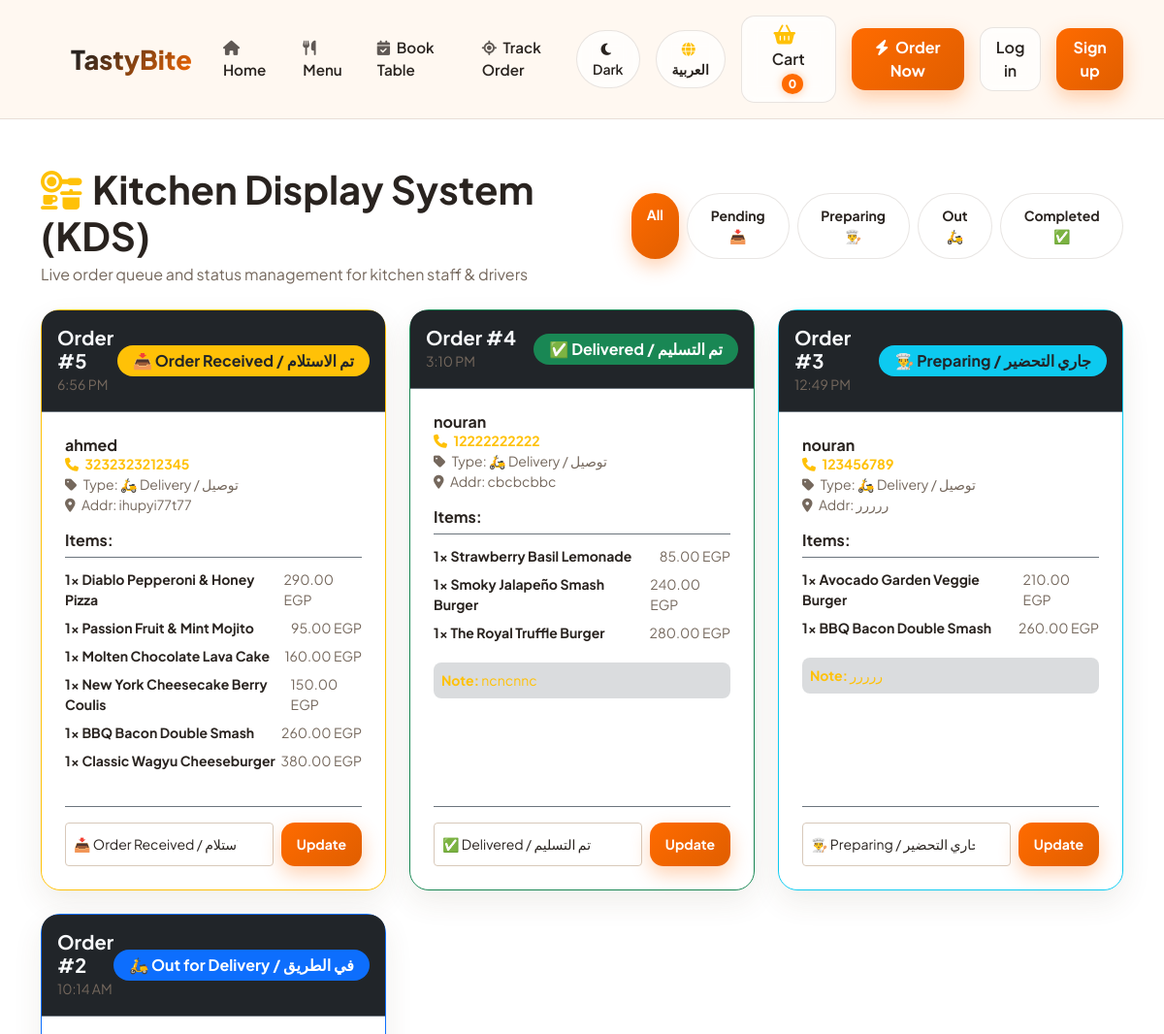
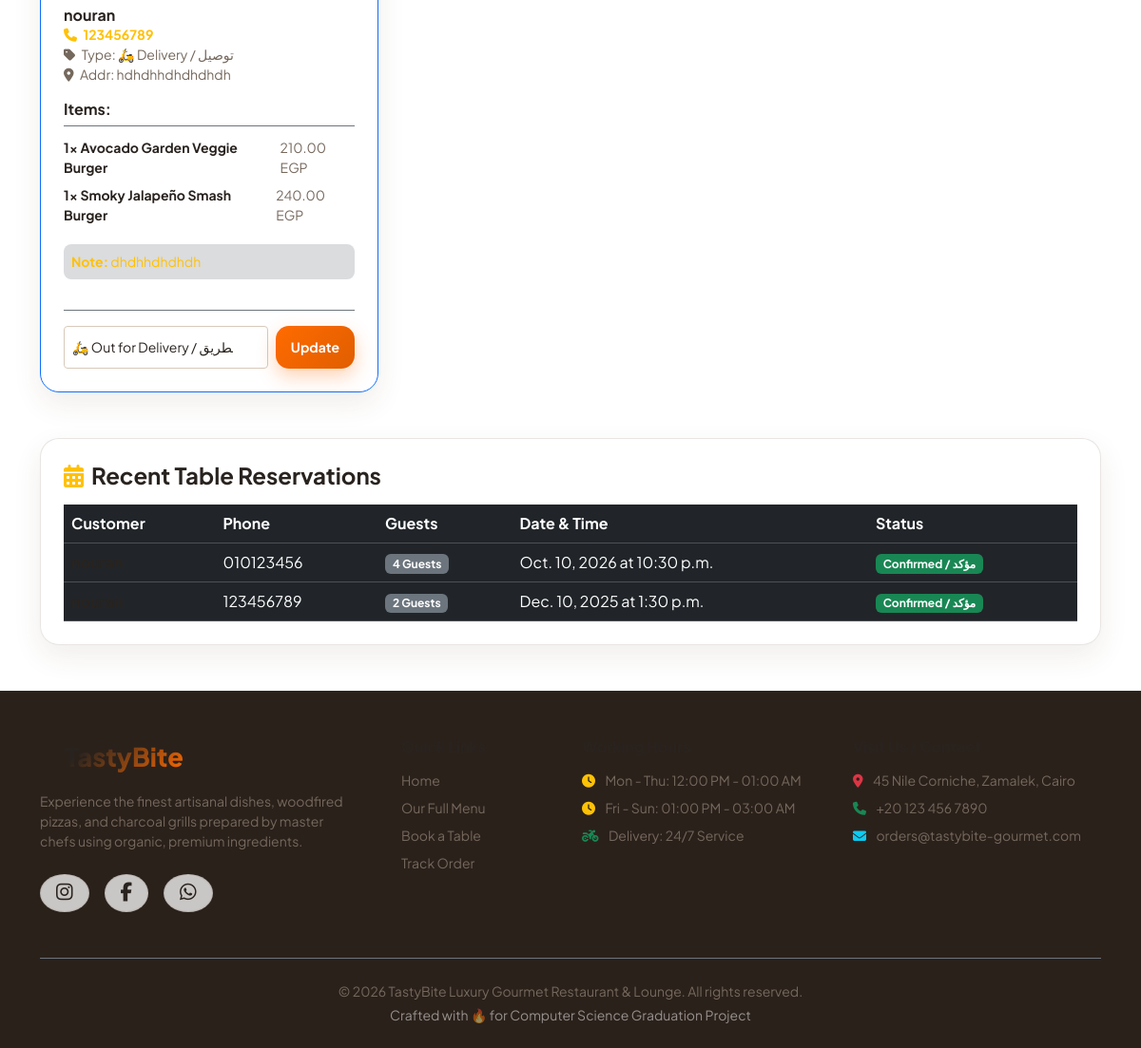
Screenshot of /kitchen-dashboard/ with the database file from the repository (2 pictures, top to bottom).
### restaurant/models.py (models this page shows, shortened)
class Order(models.Model):
    ORDER_TYPE_CHOICES = (
        ('DELIVERY', '🛵 Delivery / توصيل'),
        ('DINE_IN', '🍽️ Dine-In / داخل المطعم'),
        ('TAKEAWAY', '🛍️ Takeaway / استلام'),
    )
    STATUS_CHOICES = (
        ('PENDING', '📥 Order Received / تم الاستلام'),
        ('PREPARING', '👨‍🍳 Preparing / جاري التحضير'),
        ('OUT_FOR_DELIVERY', '🛵 Out for Delivery / في الطريق'),
        ('DELIVERED', '✅ Delivered / تم التسليم'),
        ('CANCELLED', '❌ Cancelled / ملغي'),
    )
    PAYMENT_CHOICES = (
        ('CASH', '💵 Cash on Delivery / كاش'),
        ('CARD', '💳 Credit Card / كارت'),
        ('VODAFONE', '📱 Vodafone Cash / فودافون كاش'),
    )
    user = models.ForeignKey(settings.AUTH_USER_MODEL, on_delete=models.SET_NULL, null=True, blank=True, related_name='orders')
    customer_name = models.CharField(max_length=150)
    phone = models.CharField(max_length=20)
    address = models.TextField(blank=True, null=True)
    order_type = models.CharField(max_length=20, choices=ORDER_TYPE_CHOICES, default='DELIVERY')
    table_number = models.CharField(max_length=20, blank=True, null=True)
    special_instructions = models.TextField(blank=True, null=True)
    payment_method = models.CharField(max_length=20, choices=PAYMENT_CHOICES, default='CASH')
    total_price = models.DecimalField(max_digits=10, decimal_places=2)
    status = models.CharField(max_length=20, choices=STATUS_CHOICES, default='PENDING')
    created_at = models.DateTimeField(auto_now_add=True)
    is_completed = models.BooleanField(default=False)
    points_awarded = models.BooleanField(default=False)
    class Meta:
        ordering = ['-created_at']

class OrderItem(models.Model):
    order = models.ForeignKey(Order, on_delete=models.CASCADE, related_name='items')
    menu_item = models.ForeignKey(MenuItem, on_delete=models.CASCADE)
    quantity = models.PositiveIntegerField(default=1)
    price = models.DecimalField(max_digits=8, decimal_places=2)
    notes = models.CharField(max_length=255, blank=True, null=True)

class MenuItem(models.Model):
    category = models.ForeignKey(Category, on_delete=models.CASCADE, related_name='items')
    name = models.CharField(max_length=200)
    name_ar = models.CharField(max_length=200, blank=True, null=True)
    description = models.TextField()
    description_ar = models.TextField(blank=True, null=True)
    price = models.DecimalField(max_digits=8, decimal_places=2)
    image = models.URLField(max_length=500, blank=True, null=True, help_text="Image URL (used if no uploaded image is provided)")
    image_upload = models.ImageField(upload_to='menu_items/', blank=True, null=True, help_text="Upload a dish photo from your device")
    rating = models.DecimalField(max_digits=3, decimal_places=1, default=5.0)
    is_popular = models.BooleanField(default=False)
    is_spicy = models.BooleanField(default=False)
    is_vegetarian = models.BooleanField(default=False)
    calories = models.PositiveIntegerField(default=450)
    prep_time_mins = models.PositiveIntegerField(default=20)
    created_at = models.DateTimeField(auto_now_add=True, null=True)

class Reservation(models.Model):
    STATUS_CHOICES = (
        ('CONFIRMED', 'Confirmed / مؤكد'),
        ('PENDING', 'Pending / قيد الانتظار'),
        ('CANCELLED', 'Cancelled / ملغي'),
    )
    customer_name = models.CharField(max_length=150)
    phone = models.CharField(max_length=20)
    email = models.EmailField(blank=True, null=True)
    guests_count = models.PositiveIntegerField(default=2)
    reservation_date = models.DateField()
    reservation_time = models.TimeField()
    special_requests = models.TextField(blank=True, null=True)
    status = models.CharField(max_length=20, choices=STATUS_CHOICES, default='CONFIRMED')
    created_at = models.DateTimeField(auto_now_add=True)
    class Meta:
        ordering = ['-reservation_date', '-reservation_time']

### restaurant/views.py (the view)
# urls.py: path('kitchen-dashboard/', views.kitchen_dashboard_view, name='kitchen_dashboard'),
def kitchen_dashboard_view(request):
    orders = Order.objects.prefetch_related('items__menu_item').all().order_by('-created_at')
    reservations = Reservation.objects.all().order_by('-created_at')[:10]
    status_filter = request.GET.get('status', 'ALL')
    if status_filter != 'ALL':
        orders = orders.filter(status=status_filter)
    context = {
        'orders': orders,
        'reservations': reservations,
        'selected_status': status_filter,
        'status_choices': Order.STATUS_CHOICES,
    }
    return render(request, 'restaurant/kitchen_dashboard.html', context)

### restaurant/templates/restaurant/kitchen_dashboard.html (shortened to what this page needs)
{% extends 'restaurant/base.html' %}
{% block content %}
<div class="py-4">
    <div class="d-flex justify-content-between align-items-center mb-4">
        <div>
            <h1 class="fw-bold text-white mb-1"><i class="fa-solid fa-kitchen-set text-warning me-2"></i>Kitchen Display System (KDS)</h1>
            <p class="text-muted m-0">Live order queue and status management for kitchen staff & drivers</p>
        </div>
        <div class="d-flex gap-2">
            <a href="{% url 'kitchen_dashboard' %}?status=ALL" class="btn btn-sm rounded-pill px-3 fw-bold {% if selected_status == 'ALL' %}btn-amber{% else %}btn-glass{% endif %}">All</a>
            <a href="{% url 'kitchen_dashboard' %}?status=PENDING" class="btn btn-sm rounded-pill px-3 fw-bold {% if selected_status == 'PENDING' %}btn-warning text-dark{% else %}btn-glass{% endif %}">Pending 📥</a>
            <a href="{% url 'kitchen_dashboard' %}?status=PREPARING" class="btn btn-sm rounded-pill px-3 fw-bold {% if selected_status == 'PREPARING' %}btn-info text-dark{% else %}btn-glass{% endif %}">Preparing 👨‍🍳</a>
            <a href="{% url 'kitchen_dashboard' %}?status=OUT_FOR_DELIVERY" class="btn btn-sm rounded-pill px-3 fw-bold {% if selected_status == 'OUT_FOR_DELIVERY' %}btn-primary{% else %}btn-glass{% endif %}">Out 🛵</a>
            <a href="{% url 'kitchen_dashboard' %}?status=DELIVERED" class="btn btn-sm rounded-pill px-3 fw-bold {% if selected_status == 'DELIVERED' %}btn-success{% else %}btn-glass{% endif %}">Completed ✅</a>
        </div>
    </div>
    <div class="row g-4 mb-5">
        {% for order in orders %}
        <div class="col-md-6 col-lg-4">
            <div class="glass-card h-100 d-flex flex-column border-{% if order.status == 'PENDING' %}warning{% elif order.status == 'PREPARING' %}info{% elif order.status == 'OUT_FOR_DELIVERY' %}primary{% elif order.status == 'DELIVERED' %}success{% else %}secondary{% endif %}">
                <div class="kds-order-header p-3 border-bottom border-secondary d-flex justify-content-between align-items-center bg-dark rounded-top-4">
                    <div>
                        <h5 class="fw-bold text-white m-0">Order #{{ order.id }}</h5>
                        <small class="text-muted">{{ order.created_at|date:"g:i A" }}</small>
                    </div>
                    <span class="badge bg-{% if order.status == 'PENDING' %}warning text-dark{% elif order.status == 'PREPARING' %}info text-dark{% elif order.status == 'OUT_FOR_DELIVERY' %}primary{% elif order.status == 'DELIVERED' %}success{% else %}secondary{% endif %} px-3 py-2 rounded-pill fs-6">
                        {{ order.get_status_display }}
                    </span>
                </div>
                <div class="p-4 flex-grow-1 d-flex flex-column justify-content-between">
                    <div>
                        <div class="mb-3">
                            <h6 class="fw-bold text-white m-0">{{ order.customer_name }}</h6>
                            <small class="text-warning d-block fw-bold"><i class="fa-solid fa-phone me-1"></i> {{ order.phone }}</small>
                            <small class="text-muted d-block"><i class="fa-solid fa-tag me-1"></i> Type: {{ order.get_order_type_display }}</small>
                            {% if order.address %}<small class="text-muted d-block"><i class="fa-solid fa-location-dot me-1"></i> Addr: {{ order.address }}</small>{% endif %}
                        </div>
                        <h6 class="fw-bold text-white border-bottom border-secondary pb-2 mb-2">Items:</h6>
                        <ul class="list-unstyled mb-3">
                            {% for o_item in order.items.all %}
                            <li class="d-flex justify-content-between text-muted small py-1">
                                <span class="fw-bold text-white">{{ o_item.quantity }}x {{ o_item.menu_item.name }}</span>
                                <span>{{ o_item.price }} EGP</span>
                            </li>
                            {% endfor %}
                        </ul>
                        {% if order.special_instructions %}
                            <div class="p-2 rounded-3 bg-secondary bg-opacity-25 text-warning small mb-3">
                                <strong>Note:</strong> {{ order.special_instructions }}
                            </div>
                        {% endif %}
                    </div>
                    <div class="border-top border-secondary pt-3 mt-3">
                        <form method="POST" action="{% url 'update_order_status' order.id %}">
                            <div class="d-flex gap-2">
                                <select name="status" class="form-select form-select-sm border-secondary text-white" style="background: rgba(11, 15, 25, 0.9);">
                                    {% for code, label in status_choices %}
                                        <option value="{{ code }}" {% if order.status == code %}selected{% endif %}>{{ label }}</option>
                                    {% endfor %}
                                </select>
                                <button type="submit" class="btn btn-amber btn-sm px-3">Update</button>
                            </div>
                        </form>
                    </div>
                </div>
            </div>
        </div>
        {% endfor %}
    </div>
    {% if reservations %}
    <div class="glass-panel p-4">
        <h4 class="fw-bold text-white mb-3"><i class="fa-solid fa-calendar-days text-warning me-2"></i>Recent Table Reservations</h4>
        <div class="table-responsive">
            <table class="table table-dark table-hover align-middle m-0">
                <thead>
                    <tr class="text-muted">
                        <th>Customer</th>
                        <th>Phone</th>
                        <th>Guests</th>
                        <th>Date & Time</th>
                        <th>Status</th>
                    </tr>
                </thead>
                <tbody>
                    {% for res in reservations %}
                    <tr>
                        <td class="fw-bold text-white">{{ res.customer_name }}</td>
                        <td>{{ res.phone }}</td>
                        <td><span class="badge bg-secondary">{{ res.guests_count }} Guests</span></td>
                        <td>{{ res.reservation_date }} at {{ res.reservation_time }}</td>
                        <td><span class="badge bg-success">{{ res.get_status_display }}</span></td>
                    </tr>
                    {% endfor %}
                </tbody>
            </table>
        </div>
    </div>
    {% endif %}
</div>
{% endblock %}

### rows the page displays
Order: id "5", created_at "6:56 PM", status "📥 Order Received / تم الاستلام", customer_name "ahmed", phone "3232323212345", order_type "🛵 Delivery / توصيل", address "ihupyi77t77"
OrderItem: quantity "1", menu_item.name "Diablo Pepperoni & Honey Pizza", price "290.00"
OrderItem: quantity "1", menu_item.name "Passion Fruit & Mint Mojito", price "95.00"
OrderItem: quantity "1", menu_item.name "Molten Chocolate Lava Cake", price "160.00"
OrderItem: quantity "1", menu_item.name "New York Cheesecake Berry Coulis", price "150.00"
OrderItem: quantity "1", menu_item.name "BBQ Bacon Double Smash", price "260.00"
OrderItem: quantity "1", menu_item.name "Classic Wagyu Cheeseburger", price "380.00"
Order: id "4", created_at "3:10 PM", status "✅ Delivered / تم التسليم", customer_name "nouran", phone "12222222222", order_type "🛵 Delivery / توصيل", address "cbcbcbbc", special_instructions "ncncnnc"
OrderItem: quantity "1", menu_item.name "Strawberry Basil Lemonade", price "85.00"
OrderItem: quantity "1", menu_item.name "Smoky Jalapeño Smash Burger", price "240.00"
OrderItem: quantity "1", menu_item.name "The Royal Truffle Burger", price "280.00"
Order: id "3", created_at "12:49 PM", status "👨‍🍳 Preparing / جاري التحضير", customer_name "nouran", phone "123456789", order_type "🛵 Delivery / توصيل", address "ررررر", special_instructions "ررررر"
OrderItem: quantity "1", menu_item.name "Avocado Garden Veggie Burger", price "210.00"
OrderItem: quantity "1", menu_item.name "BBQ Bacon Double Smash", price "260.00"
Order: id "2", created_at "10:14 AM", status "🛵 Out for Delivery / في الطريق", customer_name "nouran", phone "123456789", order_type "🛵 Delivery / توصيل", address "hdhdhhdhdhdhdh", special_instructions "dhdhhdhdhdh"
OrderItem: quantity "1", menu_item.name "Avocado Garden Veggie Burger", price "210.00"
OrderItem: quantity "1", menu_item.name "Smoky Jalapeño Smash Burger", price "240.00"
Reservation: phone "010123456", guests_count "4", reservation_date "Oct. 10, 2026", reservation_time "10:30 p.m.", status "Confirmed / مؤكد"
Reservation: phone "123456789", guests_count "2", reservation_date "Dec. 10, 2025", reservation_time "1:30 p.m.", status "Confirmed / مؤكد"

### other values shown
{{ request.session.cart|length|default:"0" }} "0"
